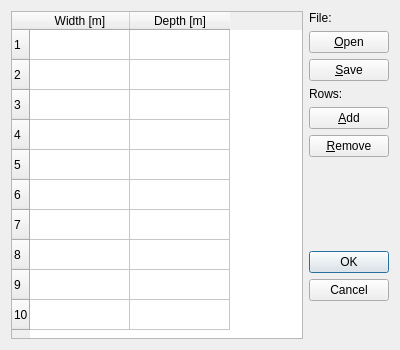
<?xml version="1.0" encoding="UTF-8"?>
<ui version="4.0">
 <class>DataDialog</class>
 <widget class="QDialog" name="DataDialog">
  <property name="geometry">
   <rect>
    <x>0</x>
    <y>0</y>
    <width>400</width>
    <height>350</height>
   </rect>
  </property>
  <property name="windowTitle">
   <string>Channel data</string>
  </property>
  <layout class="QHBoxLayout" name="horizontalLayout">
   <item>
    <widget class="CustomTable" name="tableWidget">
     <row>
      <property name="text">
       <string>1</string>
      </property>
     </row>
     <row>
      <property name="text">
       <string>2</string>
      </property>
     </row>
     <row>
      <property name="text">
       <string>3</string>
      </property>
     </row>
     <row>
      <property name="text">
       <string>4</string>
      </property>
     </row>
     <row>
      <property name="text">
       <string>5</string>
      </property>
     </row>
     <row>
      <property name="text">
       <string>6</string>
      </property>
     </row>
     <row>
      <property name="text">
       <string>7</string>
      </property>
     </row>
     <row>
      <property name="text">
       <string>8</string>
      </property>
     </row>
     <row>
      <property name="text">
       <string>9</string>
      </property>
     </row>
     <row>
      <property name="text">
       <string>10</string>
      </property>
     </row>
     <column>
      <property name="text">
       <string>Width [m]</string>
      </property>
     </column>
     <column>
      <property name="text">
       <string>Depth [m]</string>
      </property>
     </column>
     <item row="0" column="0">
      <property name="textAlignment">
       <set>AlignTrailing|AlignVCenter</set>
      </property>
     </item>
     <item row="0" column="1">
      <property name="textAlignment">
       <set>AlignTrailing|AlignVCenter</set>
      </property>
     </item>
     <item row="1" column="0">
      <property name="textAlignment">
       <set>AlignTrailing|AlignVCenter</set>
      </property>
     </item>
     <item row="1" column="1">
      <property name="textAlignment">
       <set>AlignTrailing|AlignVCenter</set>
      </property>
     </item>
     <item row="2" column="0">
      <property name="text">
       <string/>
      </property>
      <property name="textAlignment">
       <set>AlignTrailing|AlignVCenter</set>
      </property>
     </item>
     <item row="2" column="1">
      <property name="textAlignment">
       <set>AlignTrailing|AlignVCenter</set>
      </property>
     </item>
     <item row="3" column="0">
      <property name="textAlignment">
       <set>AlignTrailing|AlignVCenter</set>
      </property>
     </item>
     <item row="3" column="1">
      <property name="textAlignment">
       <set>AlignTrailing|AlignVCenter</set>
      </property>
     </item>
     <item row="4" column="0">
      <property name="textAlignment">
       <set>AlignTrailing|AlignVCenter</set>
      </property>
     </item>
     <item row="4" column="1">
      <property name="textAlignment">
       <set>AlignTrailing|AlignVCenter</set>
      </property>
     </item>
     <item row="5" column="0">
      <property name="textAlignment">
       <set>AlignTrailing|AlignVCenter</set>
      </property>
     </item>
     <item row="5" column="1">
      <property name="textAlignment">
       <set>AlignTrailing|AlignVCenter</set>
      </property>
     </item>
     <item row="6" column="0">
      <property name="textAlignment">
       <set>AlignTrailing|AlignVCenter</set>
      </property>
     </item>
     <item row="6" column="1">
      <property name="textAlignment">
       <set>AlignTrailing|AlignVCenter</set>
      </property>
     </item>
     <item row="7" column="0">
      <property name="textAlignment">
       <set>AlignTrailing|AlignVCenter</set>
      </property>
     </item>
     <item row="7" column="1">
      <property name="textAlignment">
       <set>AlignTrailing|AlignVCenter</set>
      </property>
     </item>
     <item row="8" column="0">
      <property name="textAlignment">
       <set>AlignTrailing|AlignVCenter</set>
      </property>
     </item>
     <item row="8" column="1">
      <property name="textAlignment">
       <set>AlignTrailing|AlignVCenter</set>
      </property>
     </item>
     <item row="9" column="0">
      <property name="textAlignment">
       <set>AlignTrailing|AlignVCenter</set>
      </property>
     </item>
     <item row="9" column="1">
      <property name="textAlignment">
       <set>AlignTrailing|AlignVCenter</set>
      </property>
     </item>
    </widget>
   </item>
   <item>
    <layout class="QVBoxLayout" name="verticalLayout">
     <item>
      <widget class="QLabel" name="label_2">
       <property name="text">
        <string>File:</string>
       </property>
      </widget>
     </item>
     <item>
      <widget class="QPushButton" name="openButton">
       <property name="text">
        <string>&amp;Open</string>
       </property>
      </widget>
     </item>
     <item>
      <widget class="QPushButton" name="saveButton">
       <property name="text">
        <string>&amp;Save</string>
       </property>
      </widget>
     </item>
     <item>
      <widget class="QLabel" name="label">
       <property name="text">
        <string>Rows:</string>
       </property>
      </widget>
     </item>
     <item>
      <widget class="QPushButton" name="addButton">
       <property name="text">
        <string>&amp;Add</string>
       </property>
      </widget>
     </item>
     <item>
      <widget class="QPushButton" name="removeButton">
       <property name="text">
        <string>&amp;Remove</string>
       </property>
      </widget>
     </item>
     <item>
      <spacer name="verticalSpacer">
       <property name="orientation">
        <enum>Qt::Vertical</enum>
       </property>
       <property name="sizeHint" stdset="0">
        <size>
         <width>20</width>
         <height>40</height>
        </size>
       </property>
      </spacer>
     </item>
     <item>
      <widget class="QDialogButtonBox" name="buttonBox">
       <property name="sizePolicy">
        <sizepolicy hsizetype="Preferred" vsizetype="Expanding">
         <horstretch>0</horstretch>
         <verstretch>0</verstretch>
        </sizepolicy>
       </property>
       <property name="orientation">
        <enum>Qt::Vertical</enum>
       </property>
       <property name="standardButtons">
        <set>QDialogButtonBox::Cancel|QDialogButtonBox::Ok</set>
       </property>
      </widget>
     </item>
    </layout>
   </item>
  </layout>
 </widget>
 <customwidgets>
  <customwidget>
   <class>CustomTable</class>
   <extends>QTableWidget</extends>
   <header>customtable.h</header>
  </customwidget>
 </customwidgets>
 <tabstops>
  <tabstop>tableWidget</tabstop>
  <tabstop>openButton</tabstop>
  <tabstop>saveButton</tabstop>
 </tabstops>
 <resources/>
 <connections>
  <connection>
   <sender>buttonBox</sender>
   <signal>accepted()</signal>
   <receiver>DataDialog</receiver>
   <slot>accept()</slot>
   <hints>
    <hint type="sourcelabel">
     <x>248</x>
     <y>254</y>
    </hint>
    <hint type="destinationlabel">
     <x>157</x>
     <y>274</y>
    </hint>
   </hints>
  </connection>
  <connection>
   <sender>buttonBox</sender>
   <signal>rejected()</signal>
   <receiver>DataDialog</receiver>
   <slot>reject()</slot>
   <hints>
    <hint type="sourcelabel">
     <x>316</x>
     <y>260</y>
    </hint>
    <hint type="destinationlabel">
     <x>286</x>
     <y>274</y>
    </hint>
   </hints>
  </connection>
 </connections>
</ui>
